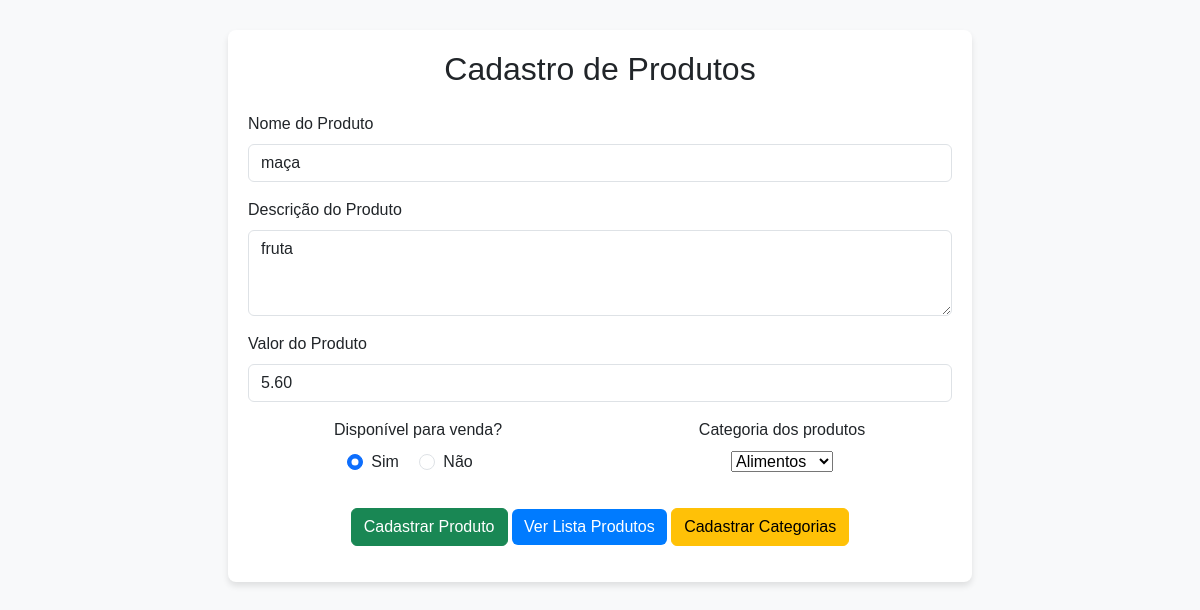
Page /editar_prod/5 on the committed database.
### app_inventario/models.py (models this page shows)
class Cadastro(models.Model):
    nome_prod = models.CharField(max_length=255)
    desc_prod = models.TextField()
    valor = models.DecimalField(max_digits=12, decimal_places=2)
    disp = models.BooleanField(default=True)
    cat_prod =  models.ForeignKey(Categorias, on_delete=models.CASCADE)

### app_inventario/views.py (the view, shortened to what this page needs)
# urls.py: path('editar_prod/<int:pk>', views.editar_prod, name='editar_prod'),
def editar_prod(request,pk):
     produto = get_object_or_404(Cadastro,id=pk) # Buscando o produto de acordo com o id
     categorias = Categorias.objects.all()
     context = {
          'produto': produto,
          'categorias': categorias,
          'cat_sel': produto.cat_prod_id if produto.cat_prod_id else None # Enviando a categoria do produto caso ele exista, caso não exista envia NONE
     }
     return render(request, 'editar_prod.html', context)

### app_inventario/templates/editar_prod.html (shortened to what this page needs)
<!DOCTYPE html>
<html lang="en">
<head>
    <link href="https://cdn.jsdelivr.net/npm/bootstrap@5.3.0-alpha1/dist/css/bootstrap.min.css" rel="stylesheet">
</head>
<body>
    <div class="container d-flex flex-column align-items-center">
        <div class="form-container col-md-8">
            <h2 class="text-center mb-4">Cadastro de Produtos</h2>
            <form action="/editar_prod/{{produto.id}}" method="POST">
                <div class="mb-3">
                    <label for="nomeProduto" class="form-label">Nome do Produto</label>
                    <input type="text" class="form-control" id="nomeProduto" name="nomeProd" value="{{produto.nome_prod}}">
                </div>
                <div class="mb-3">
                    <label for="descricaoProduto" class="form-label">Descrição do Produto</label>
                    <textarea class="form-control" id="descricaoProduto" name="descProd" rows="3" required>{{produto.desc_prod}}</textarea>
                </div>
                <div class="mb-3">
                    <label for="valorProduto" class="form-label">Valor do Produto</label>
                    <input type="number" step="0.01" class="form-control" id="valorProduto" name="valorProd" value="{{produto.valor}}">
                </div>
                <div class="mb-3 row text-center">
                    <div class="mb-3 col">
                        <label class="form-label ">Disponível para venda?</label>
                        <div>
                            <div class="form-check form-check-inline">
                                <input class="form-check-input" type="radio" name="disp" id="sim" value="sim" {% if produto.disp == 1 %} checked {% endif %}>
                                <label class="form-check-label" for="sim">Sim</label>
                            </div>
                            <div class="form-check form-check-inline">
                                <input class="form-check-input" type="radio" name="disp" id="nao" value="nao" {% if produto.disp == 0 %} checked {% endif %}>
                                <label class="form-check-label" for="nao">Não</label>
                            </div>
                        </div>
                    </div>
                    <div class="mb-3 col text-center">
                        <label for="catProd" class="form-label">Categoria dos produtos</label>
                        <br>
                        <select  name="catProd" id="catProd">
                            {% for categoria in categorias %}
                            <option value="{{categoria.id}}" {% if categoria.id == cat_sel %} selected {% endif %} >{{categoria.nome}}</option>
                            {% endfor %}
                        </select>
                    </div>
                </div>
                <div class="text-center">
                    <button type="submit" class="btn btn-success">Cadastrar Produto</button>
                    <a href="{% url 'listagem' %}" class="btn btn-primary">Ver Lista Produtos</a>
                    <a href="{% url 'categoria' %}" class="btn btn-warning">Cadastrar Categorias</a>
                </div>
            </form>
        </div>
    </div>
</body>
</html>

### app_inventario/templates/editar_prod.html (style rules this page uses)
body { background-color: #f8f9fa; font-family: Arial, sans-serif; }
.form-container { margin-top: 30px; padding: 20px; background: #fff; border-radius: 8px; box-shadow: 0 4px 6px rgba(0, 0, 0, 0.1); }
.btn-primary { background-color: #007bff; border: none; }

### rows in the picture
Cadastro: nomeProd "maça", descProd "fruta", valorProd "5.60", disp "☑ Sim", disp "☐ Não"

### other values in the picture
form field catProd "Alimentos"
